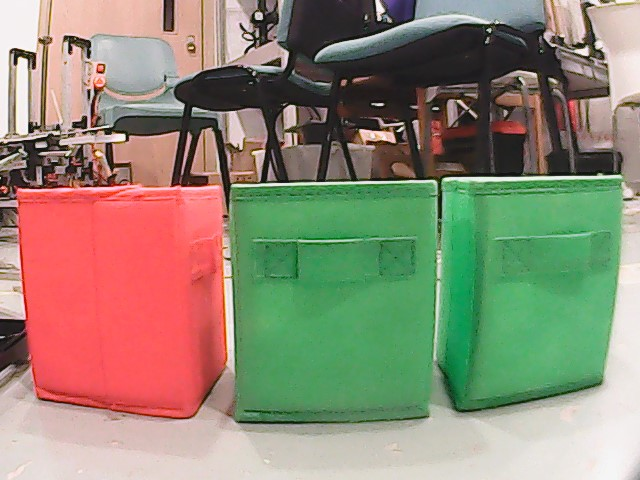
#> input picture CAM/usb.jpg, 640 x 480 px, found by its file name
$ python stationary.py
#> lines starting #> are read from the running program, lines starting #| are printed output that depends on the picture; after the words box and inside, x2 and y2 are one past the last pixel; in counts of white or black regions, pixels touching at a corner belong together
import cv2
import numpy as np
import os
import time

# Define the color boundaries in HSV
lower_red_0 = np.array([0,120,120])
higher_red_0 = np.array([13, 255, 255])

lower_red_180 = np.array([170,120,120])
higher_red_180 = np.array([180, 255, 255])

lower_blue = np.array([80,100,100])
higher_blue = np.array([110, 255, 255])

lower_green = np.array([40,60,60])
higher_green = np.array([75, 255, 255])


# Flags
red_flag = True
img_flag = False
mask_flag = True

# Capture Sources
cam = cv2.VideoCapture(1)
os.chdir(os.path.dirname(os.path.abspath(__file__)))
dft = cv2.imread("usb.jpg")
#> dft is the input picture: shape (480, 640, 3); mean B, G, R 116.4, 136.4, 144.2
dif = cv2.imread("bluegreen.jpg")
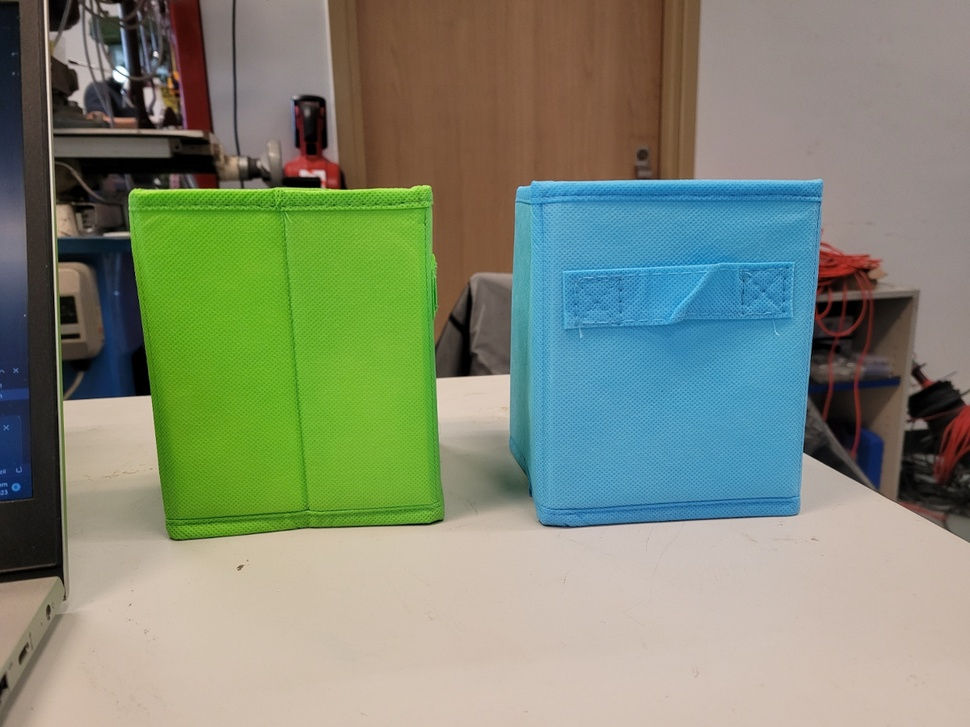
#> input picture CAM/bluegreen.jpg, 970 x 727 px, shrunk from 1200 x 900 before the run, found by its file name
#> dif is the input picture: shape (727, 970, 3); mean B, G, R 117.1, 137.5, 128.1
ali = cv2.imread("notaligned.jpg")
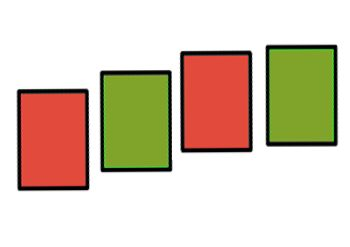
#> input picture CAM/notaligned.jpg, 350 x 247 px, found by its file name
#> ali is the input picture: shape (247, 350, 3); mean B, G, R 183.9, 202.8, 217.9
tlt = cv2.imread("tilted.jpg")

img = dft


last_time = time.time()
process_time = time.time()

# Functions
# [78 lines left out: functions searchGreen, splitBoxes, destroyNonBoxes, searchBoxes, classifyBoxes, not called in this run]

if __name__ == "__main__":
    boxes = []
    while True:
        if img_flag:
            frame = img
            ret = True
        else:
            ret, frame = cam.read()
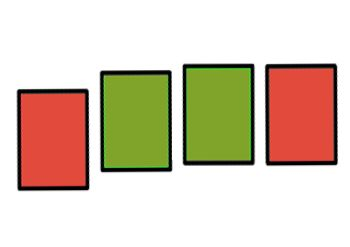
#> input picture CAM/different.jpg, 350 x 247 px, given in place of the camera
#> frame is the input picture: shape (247, 350, 3); mean B, G, R 183.9, 202.8, 217.9

        if not ret:
            break

        if time.time() - process_time >= 3:
            process_frame = frame

        frame = cv2.GaussianBlur(frame, (5, 5), 0)  # Remove noise w/ Gaussian
        frame = cv2.medianBlur(frame, 9)            # Remove noise w/ Median
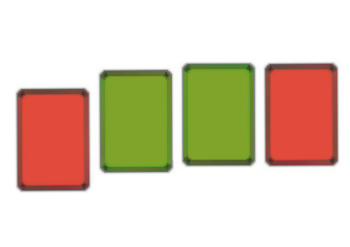
#> frame: shape (247, 350, 3); mean B, G, R 185.4, 205.9, 221.7


        hsv = cv2.cvtColor(frame, cv2.COLOR_BGR2HSV)
#> hsv: shape (247, 350, 3); mean H, S, V 13.4, 59.1, 227.8


        if red_flag:
            lmask = cv2.inRange(hsv, lower_red_0, higher_red_0)
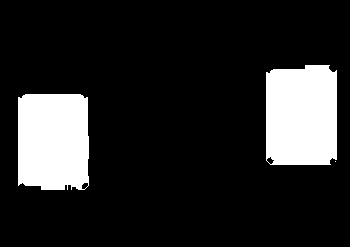
#> lmask: shape (247, 350); 15.4% white; 3 white regions (1 under 20 px), largest, box (x1, y1, x2, y2) and area: (266, 65, 337, 165) 6804, (18, 94, 89, 190) 6542
            umask = cv2.inRange(hsv, lower_red_180, higher_red_180)
#> umask: shape (247, 350); 0.06% white in thin lines or dots, all inside (x1, y1, x2, y2) = (65, 159, 89, 190)
            cmask = cv2.bitwise_or(lmask, umask)
#> cmask: shape (247, 350); 15.5% white; 3 white regions (1 under 20 px), largest, box (x1, y1, x2, y2) and area: (266, 65, 337, 165) 6804, (18, 94, 89, 190) 6598
        else:
            cmask = cv2.inRange(hsv, lower_blue, higher_blue)

        gmask = cv2.inRange(hsv, lower_green, higher_green)
#> gmask: shape (247, 350); 4.1% white; 8 white regions (6 under 20 px), largest, box (x1, y1, x2, y2) and area: (183, 64, 254, 165) 1898, (100, 71, 172, 172) 1571
        mask = cv2.bitwise_or(cmask, gmask)
#> mask: shape (247, 350); 19.6% white; 11 white regions (7 under 20 px), largest, box (x1, y1, x2, y2) and area: (266, 65, 337, 165) 6804, (18, 94, 89, 190) 6598, (183, 64, 254, 165) 1898, (100, 71, 172, 172) 1571
        kernel = np.ones((5,5), np.uint8)
        mask = cv2.morphologyEx(mask, cv2.MORPH_CLOSE, kernel)
#> mask: shape (247, 350); 19.9% white; 5 white regions, box (x1, y1, x2, y2) and area: (266, 65, 337, 165) 6858, (18, 94, 89, 190) 6634, (183, 64, 254, 165) 1991, (100, 71, 172, 172) 1691, (131, 71, 157, 73) 52

        detected = cv2.bitwise_and(frame, frame, mask=mask)
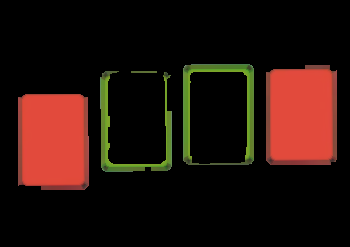
#> detected: shape (247, 350, 3); mean B, G, R 11.5, 17.4, 37.1
        gframe = cv2.bitwise_and(frame, frame, mask=gmask)
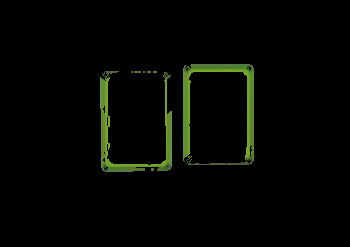
#> gframe: shape (247, 350, 3); mean B, G, R 2, 5.7, 4.1

        if time.time() - last_time >= 2:
            template = searchGreen(gframe)
    #
            if template is not None:
                contours, _ = cv2.findContours(mask, cv2.RETR_EXTERNAL, cv2.CHAIN_APPROX_SIMPLE)
                for cnt in contours:
                    dx, dy, dw, dh = cv2.boundingRect(cnt)
                    cv2.rectangle(detected, (dx, dy), (dx+dw, dy+dh), (255, 255, 255), 2)
                    foundBox = searchBoxes(cnt, template, mask)
                    if foundBox is None:
                        continue
                    print(f'Search boxes raw returned {foundBox}')
                    foundBox = [[boxes[0], boxes[1], boxes[2], boxes[3]] for boxes in foundBox if len(boxes) >= 4]
                    print(f'Search boxes returned {foundBox}')
                    if foundBox is not None:
                        boxes = foundBox
                        print(f'Found {len(boxes)} boxes')
                        print(boxes)
                        boxes = [box for box in boxes if box is not None]
                        print(f'Found {len(boxes)} boxes not none')
                        print(boxes)
                        boxes = classifyBoxes(frame, boxes, cmask, gmask)
                        print(f'Found {len(boxes)} boxes classified')

            if len(boxes) > 0:
                box_mask = destroyNonBoxes(mask, boxes)

            last_time = time.time()

        if len(boxes) > 0:
            detected = cv2.bitwise_and(frame, frame, mask=box_mask)

        for box in boxes:
            x, y, w, h, color = box
            if color == 1:
                cv2.putText(detected, "1", (x + w//2, y + h//2), cv2.FONT_HERSHEY_SIMPLEX, 1, (255, 255, 255), 2, cv2.LINE_AA)
            elif color == 0:
                cv2.putText(detected, "0", (x + w//2, y + h//2), cv2.FONT_HERSHEY_SIMPLEX, 1, (255, 255, 255), 2, cv2.LINE_AA)


        if mask_flag:
            cv2.imshow("frame", detected)
        else:
            cv2.imshow("frame", frame)

        if cv2.waitKey(1) & 0xFF == ord('q'):
#> (key q is pressed here)
            break
        if cv2.waitKey(1) & 0xFF == ord('m'):
            mask_flag = not mask_flag
        if cv2.waitKey(1) & 0xFF == ord('t'):
            test_flag = not test_flag
        if cv2.waitKey(1) & 0xFF == ord('r'):
            red_flag = True
        if cv2.waitKey(1) & 0xFF == ord('b'):
            red_flag = False
        if cv2.waitKey(1) & 0xFF == ord('t'):
            test_flag = not test_flag
        if cv2.waitKey(1) & 0xFF == ord('0'):
            img = dft
        if cv2.waitKey(1) & 0xFF == ord('1'):
            img = dif
        if cv2.waitKey(1) & 0xFF == ord('2'):
            img = ali
        if cv2.waitKey(1) & 0xFF == ord('3'):
            img = tlt

    cam.release()
    cv2.destroyAllWindows()
